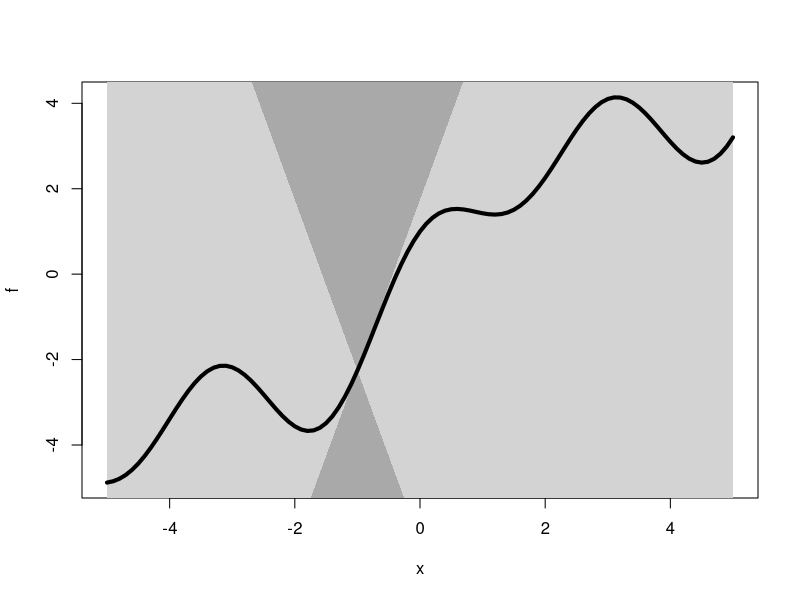

The R script that drew this image:
# Graph to illustrate Lipschitz continuity

pdf(file="Lipschitz.pdf",width=7,height=3.5)

## Lipschitz constant
K <- 4

## Range of x axis
x0 <- -5
x2 <- 5

## The Lipschitz continuousfFunction
f <- function(x) x+sin(x)+cos(2*x)

plot(f,from=x0,to=x2)

## The test point
x1 <- -1
f1 <- f(x1)

## Bound on increments in f
df0 <- (x1-x0)*K
df2 <- (x2-x1)*K

## Plot the "permitted regions"
polygon(c(x1,x2,x2),f1+c(0,1,-1)*df2,col="lightgray",border=NA)
polygon(c(x1,x0,x0),f1+c(0,1,-1)*df0,col="lightgray",border=NA)

## Plot the "forbidded zones"
polygon(c(x1,x0,x2),f1+c(0,df0,df2),col="darkgray",border=NA)
polygon(c(x1,x0,x2),f1-c(0,df0,df2),col="darkgray",border=NA)

## Add the graph again
plot(f,from=x0,to=x2,add=TRUE,lwd=4)

dev.off()
